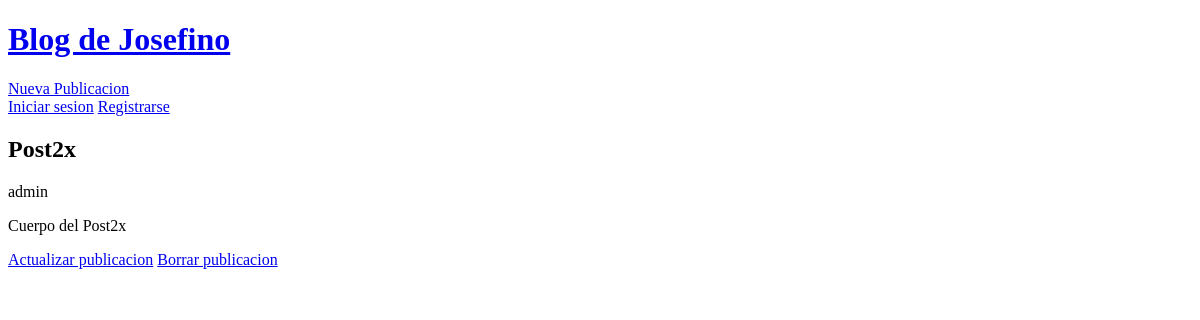
The app's page /publication/2/, older data.
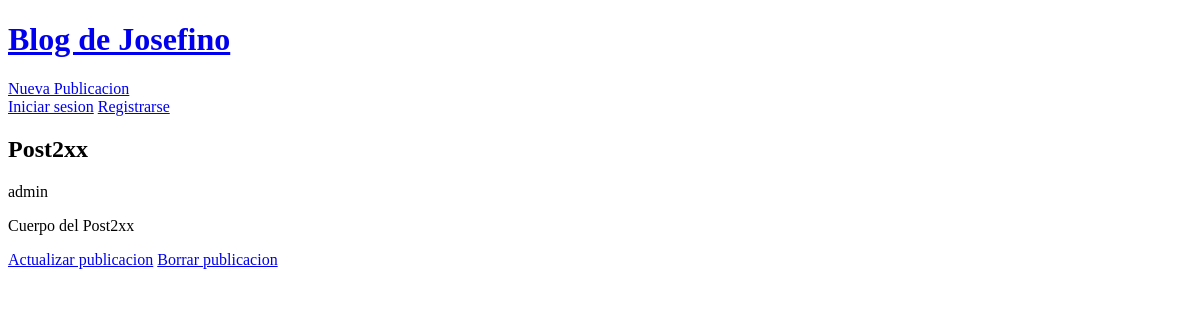
The same page, newer data.
### blog/models.py (models this page shows, shortened)
class Publication(models.Model):
    title = models.CharField(max_length=100)
    body = models.TextField(max_length=1000)
    author= models.ForeignKey('auth.User', on_delete=models.CASCADE)
    date= models.DateTimeField(auto_now_add=True)
    updated = models.DateTimeField(auto_now=True)

### blog/views.py (the view)
# urls.py: path('publication/<int:pk>/', PublicationDetailView.as_view(), name='publication-detail'),
class PublicationDetailView(DetailView):
    model = Publication
    template_name = 'publication-detail.html'

### templates/publication-detail.html
{% extends "_base.html" %}
{% block content %}
    <h2>{{ publication.title }}</h2>
    <p>{{ publication.author }}</p>
    <p>{{ publication.body }}</p>
    <a href="{% url 'publication-update' publication.pk %}">Actualizar publicacion</a>
    <a href="{% url 'publication-delete' publication.pk %}">Borrar publicacion</a>
{% endblock content %}

Row changes from the older to the newer data that the page shows:
changed Publication "admin": title "Post2x" → "Post2xx"; body "Cuerpo del Post2x" → "Cuerpo del Post2xx"
